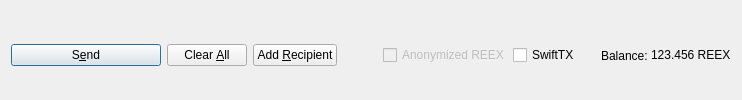
         <widget class="QFrame" name="frame_Send">
          <layout class="QHBoxLayout" name="horizontalLayout">
           <property name="bottomMargin">
            <number>0</number>
           </property>
           <item>
            <widget class="QPushButton" name="sendButton">
             <property name="minimumSize">
              <size>
               <width>150</width>
               <height>0</height>
              </size>
             </property>
             <property name="toolTip">
              <string>Confirm the send action</string>
             </property>
             <property name="text">
              <string>S&amp;end</string>
             </property>
             <property name="icon">
              <iconset resource="../retrex.qrc">
               <normaloff>:/icons/send</normaloff>:/icons/send</iconset>
             </property>
             <property name="autoDefault">
              <bool>false</bool>
             </property>
             <property name="default">
              <bool>true</bool>
             </property>
            </widget>
           </item>
           <item>
            <widget class="QPushButton" name="clearButton">
             <property name="sizePolicy">
              <sizepolicy hsizetype="Minimum" vsizetype="Fixed">
               <horstretch>0</horstretch>
               <verstretch>0</verstretch>
              </sizepolicy>
             </property>
             <property name="toolTip">
              <string>Clear all fields of the form.</string>
             </property>
             <property name="text">
              <string>Clear &amp;All</string>
             </property>
             <property name="icon">
              <iconset resource="../retrex.qrc">
               <normaloff>:/icons/remove</normaloff>:/icons/remove</iconset>
             </property>
             <property name="autoDefault">
              <bool>false</bool>
             </property>
            </widget>
           </item>
           <item>
            <widget class="QPushButton" name="addButton">
             <property name="toolTip">
              <string>Send to multiple recipients at once</string>
             </property>
             <property name="text">
              <string>Add &amp;Recipient</string>
             </property>
             <property name="icon">
              <iconset resource="../retrex.qrc">
               <normaloff>:/icons/add</normaloff>:/icons/add</iconset>
             </property>
             <property name="autoDefault">
              <bool>false</bool>
             </property>
            </widget>
           </item>
           <item>
            <spacer name="horizontalSpacer">
             <property name="orientation">
              <enum>Qt::Horizontal</enum>
             </property>
             <property name="sizeHint" stdset="0">
              <size>
               <width>40</width>
               <height>20</height>
              </size>
             </property>
            </spacer>
           </item>
           <item>
            <layout class="QHBoxLayout" name="horizontalLayout_2">
             <property name="spacing">
              <number>3</number>
             </property>
             <item>
              <widget class="QCheckBox" name="checkzREEX">
               <property name="enabled">
                <bool>false</bool>
               </property>
               <property name="text">
                <string>Anonymized REEX</string>
               </property>
              </widget>
             </item>
             <item>
              <widget class="QCheckBox" name="checkSwiftTX">
               <property name="enabled">
                <bool>true</bool>
               </property>
               <property name="minimumSize">
                <size>
                 <width>85</width>
                 <height>0</height>
                </size>
               </property>
               <property name="text">
                <string>SwiftTX</string>
               </property>
              </widget>
             </item>
             <item>
              <widget class="QLabel" name="label">
               <property name="text">
                <string>Balance:</string>
               </property>
              </widget>
             </item>
             <item>
              <widget class="QLabel" name="labelBalance">
               <property name="sizePolicy">
                <sizepolicy hsizetype="Preferred" vsizetype="Fixed">
                 <horstretch>0</horstretch>
                 <verstretch>0</verstretch>
                </sizepolicy>
               </property>
               <property name="cursor">
                <cursorShape>IBeamCursor</cursorShape>
               </property>
               <property name="text">
                <string notr="true">123.456 REEX</string>
               </property>
               <property name="textInteractionFlags">
                <set>Qt::LinksAccessibleByMouse|Qt::TextSelectableByKeyboard|Qt::TextSelectableByMouse</set>
               </property>
              </widget>
             </item>
            </layout>
           </item>
          </layout>
         </widget>
